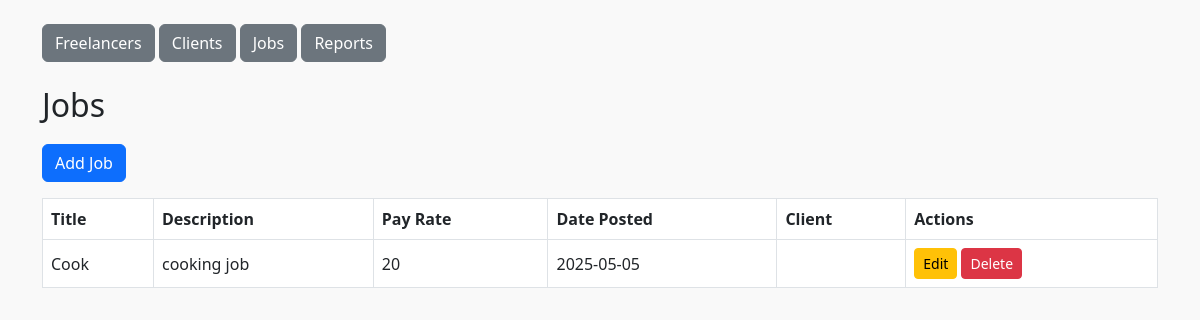
Page /jobs on the committed database.
### models.py (models this page shows)
class Job(db.Model):
    id = db.Column(db.Integer, primary_key=True)
    title = db.Column(db.String(120))
    description = db.Column(db.String(300))
    pay_rate = db.Column(db.String(50))
    date_posted = db.Column(db.Date)
    client_id = db.Column(db.Integer, db.ForeignKey('client.id'))

### app.py (the view)
@app.route('/jobs')
def jobs():
    all_jobs = Job.query.all()
    return render_template('jobs.html', jobs=all_jobs)

### templates/jobs.html
{% extends "base.html" %}
{% block content %}
<h2>Jobs</h2>
<a href="{{ url_for('add_job') }}" class="btn btn-primary mb-3">Add Job</a>
<table class="table table-bordered">
    <thead>
        <tr><th>Title</th><th>Description</th><th>Pay Rate</th><th>Date Posted</th><th>Client</th><th>Actions</th></tr>
    </thead>
    <tbody>
        {% for job in jobs %}
        <tr>
            <td>{{ job.title }}</td>
            <td>{{ job.description }}</td>
            <td>{{ job.pay_rate }}</td>
            <td>{{ job.date_posted }}</td>
            <td>{{ job.client }}</td>
            <td>
                <a href="{{ url_for('edit_job', id=job.id) }}" class="btn btn-warning btn-sm">Edit</a>
                <a href="{{ url_for('delete_job', id=job.id) }}" class="btn btn-danger btn-sm">Delete</a>
            </td>
        </tr>
        {% endfor %}
    </tbody>
</table>
{% endblock %}

### static/styles.css (style rules this page uses)
body { background-color: #f9f9f9; }
h2 { margin-bottom: 20px; }
.table th, .table td { vertical-align: middle; }

### rows in the picture
Job: title "Cook", description "cooking job", pay_rate "20", date_posted "2025-05-05"
